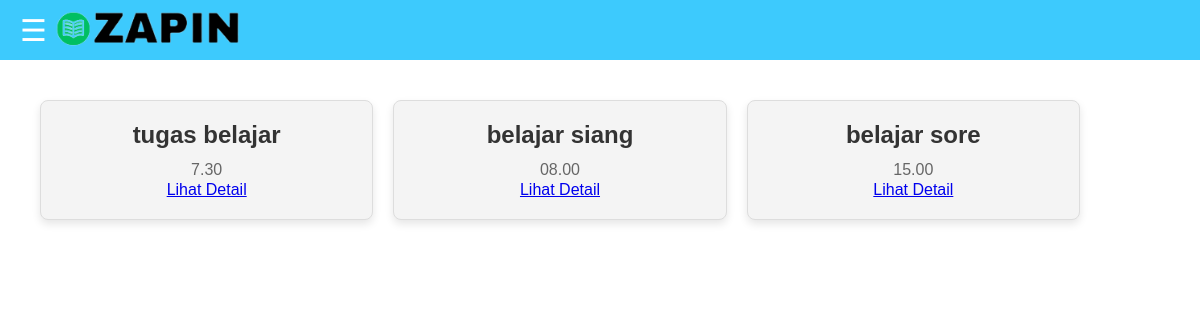
Page /dashboard_pengajar.php (signed in) on the committed database.
### tables this page shows
CREATE TABLE `classes` (
  `id` int(11) NOT NULL,
  `class_name` varchar(255) NOT NULL,
  `class_description` text NOT NULL,
  `pengajar_id` int(11) NOT NULL,
  `class_code` varchar(255) DEFAULT NULL
);

### dashboard_pengajar.php (the view, shortened to what this page needs)
<?php
include 'service/database.php';
$pengajar_id = $_SESSION['user_id'];
$sql = "SELECT * FROM classes WHERE pengajar_id = '$pengajar_id'";
$result = $db->query($sql);
?>
<!DOCTYPE html>
<html lang="en">
<head>
    <link rel="stylesheet" href="navbar-sidebar.css">
</head>
<body>
    <?php include 'navbar.php'; ?>
    <div class="wrapper">
        <main class="content">
            <?php if ($result->num_rows > 0): ?>
                <div class="class-gallery">
                    <?php while ($class = $result->fetch_assoc()): ?>
                        <div class="class-card">
                            <h3><?= $class['class_name'] ?></h3>
                            <p><?= $class['class_description'] ?></p>
                            <a href="class_detail.php?class_id=<?= $class['id'] ?>" class="btn">Lihat Detail</a>
                        </div>
                    <?php endwhile; ?>
                </div>
            <?php else: ?>
                <p>Anda belum membuat kelas.</p>
            <?php endif; ?>
        </main>
    </div>
</body>
</html>

### navbar-sidebar.css (style rules this page uses)
* { margin: 0; padding: 0; box-sizing: border-box; }
body { font-family: Arial, sans-serif; }
.content { margin-left: 0; padding: 20px; transition: margin-left 0.3s; }

### dashboard_pengajar.php (style rules this page uses)
.wrapper { margin-top: 60px; padding: 20px; transition: margin-left 0.3s ease; margin-left: 0; }
.class-gallery { display: flex; flex-wrap: wrap; gap: 20px; }
.class-card { background-color: #f4f4f4; border: 1px solid #ddd; border-radius: 8px; padding: 20px; width: calc(33.333% - 40px); box-shadow: 0 4px 8px rgba(0, 0, 0, 0.1); text-align: center; }
.class-card h3 { font-size: 1.5rem; margin-bottom: 10px; color: #333; }
.class-card p { font-size: 1rem; color: #666; line-height: 1.4; }

### rows in the picture
classes: class_name "tugas belajar", class_description "7.30"
classes: class_name "belajar siang", class_description "08.00"
classes: class_name "belajar sore", class_description "15.00"
